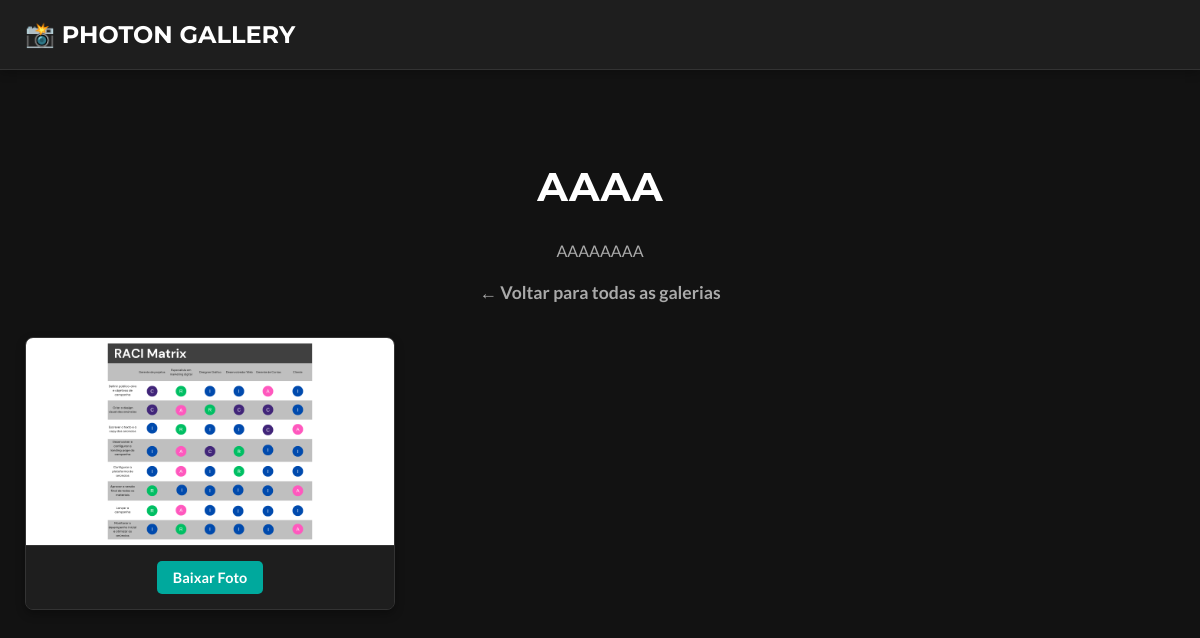
Page /2/ on the committed database.
### galleries/models.py (models this page shows, shortened)
class Gallery(models.Model):
    title = models.CharField(max_length=200)
    description = models.TextField(blank=True)
    created_at = models.DateTimeField(auto_now_add=True)
    password = models.CharField(
        max_length=128,
        blank=True,
        null=True,
        help_text="Deixe em branco para uma galeria pública."
    )
    @property
    def is_protected(self):
        return bool(self.password)

class Photo(models.Model):
    gallery = models.ForeignKey(
        Gallery,
        on_delete=models.CASCADE,
        related_name='photos'
    )
    image = models.ImageField(upload_to='photos/')
    caption = models.CharField(max_length=255, blank=True)
    uploaded_at = models.DateTimeField(auto_now_add=True)

### galleries/views.py (the view, shortened to what this page needs)
# urls.py: path('<int:gallery_id>/', views.gallery_detail, name='gallery_detail'),
def gallery_detail(request, gallery_id):
    gallery = get_object_or_404(Gallery, pk=gallery_id)
    if not gallery.is_protected:
        context = {'gallery': gallery}
        return render(request, 'galleries/gallery_detail.html', context)

### galleries/galleries/templates/galleries/gallery_detail.html (shortened to what this page needs)
{% extends 'galleries/base.html' %}
{% block content %}
<div class="gallery-detail-header">
    <h1>{{ gallery.title }}</h1>
    {% if gallery.description %}
        <p>{{ gallery.description }}</p>
    {% endif %}
    <p class="back-link">
        <a href="{% url 'gallery_list' %}">&larr; Voltar para todas as galerias</a>
    </p>
</div>
<div class="photo-grid">
    {% for photo in gallery.photos.all %}
    <div class="photo-item">
        <a href="{{ photo.image.url }}"
           data-fancybox="gallery-{{ gallery.id }}"
           data-caption="{{ photo.caption|default:'Sem legenda' }}">
            <img src="{{ photo.image.url }}" alt="{{ photo.caption|default:'Foto' }}">
        </a>
        <div class="photo-actions">
            <a href="{{ photo.image.url }}"
               download
               class="download-link">
               Baixar Foto
            </a>
        </div>
    </div>
    {% empty %}
        <p style="text-align: center; grid-column: 1 / -1;">Não há fotos nesta galeria ainda.</p>
    {% endfor %}
</div> {% endblock %}

### galleries/static/galleries/style.css (style rules this page uses)
:root { --color-bg: #121212; --color-surface: #1e1e1e; --color-text: #E0E0E0; --color-text-secondary: #AAAAAA; --color-primary: #00A99D; --color-border: #333; --font-heading: 'Montserrat', sans-serif; --font-body: 'Lato', sans-serif; }
body { font-family: var(--font-body); background-color: var(--color-bg); color: var(--color-text); margin: 0; padding: 0; }
h1, h2, h3, h4, h5 { font-family: var(--font-heading); color: #ffffff; font-weight: 700; }
p { color: var(--color-text-secondary); line-height: 1.6; }
a { color: var(--color-primary); text-decoration: none; transition: color 0.2s ease-in-out; }
.gallery-detail-header { margin-bottom: 30px; text-align: center; }
.gallery-detail-header h1 { font-size: 2.5rem; }
.back-link a { font-size: 1.1rem; font-weight: bold; color: var(--color-text-secondary); }
.photo-grid { display: grid; grid-template-columns: repeat(auto-fill, minmax(320px, 1fr)); gap: 20px; }
.photo-item { background-color: var(--color-surface); border-radius: 8px; overflow: hidden; box-shadow: 0 4px 10px rgba(0, 0, 0, 0.3); display: flex; flex-direction: column; border: 1px solid var(--color-border); }
.photo-item a[data-fancybox] { display: block; flex-grow: 1; }
.photo-item img { width: 100%; height: 100%; object-fit: cover; display: block; transition: transform 0.3s ease; }
.photo-actions { text-align: center; padding: 15px; background-color: var(--color-surface); border-top: 1px solid var(--color-border); }
.download-link { display: inline-block; padding: 8px 16px; background-color: var(--color-primary); color: #ffffff; border-radius: 5px; font-size: 0.9em; font-weight: bold; text-decoration: none; transition: background-color 0.2s; }

### rows in the picture
Gallery: title "AAAA", description "AAAAAAAA"
Photo: image (picture)
